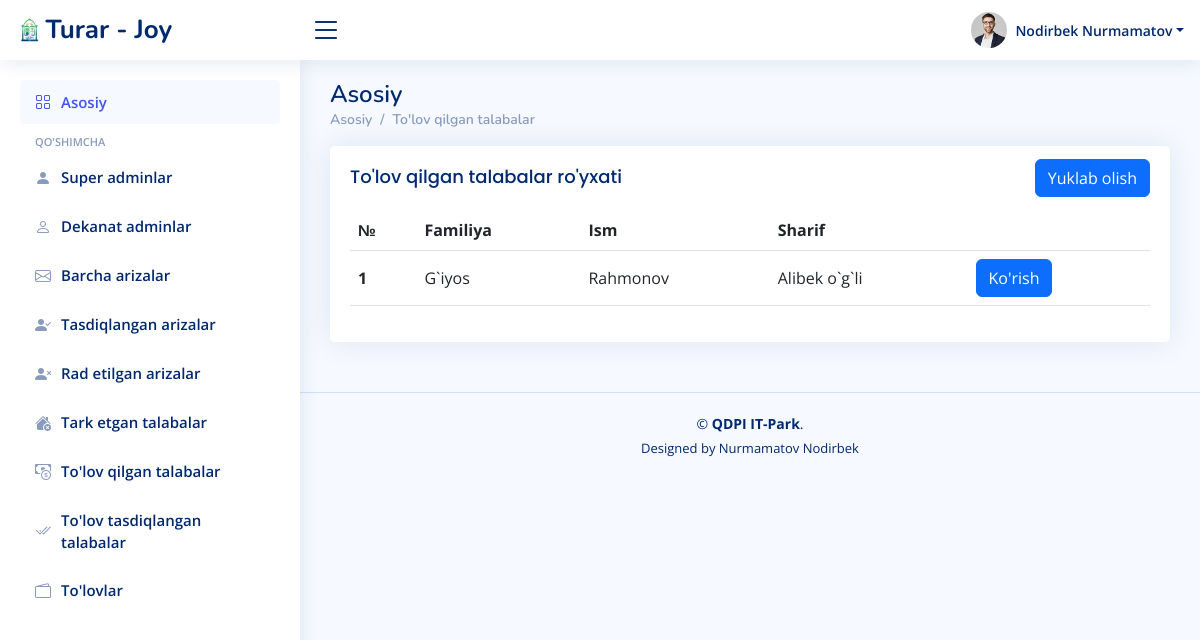
The page /ariza/barcha_tolovlar/ on the database its author committed.
### ariza/models.py (models this page shows)
class Tolov(models.Model):
    talaba_id = models.CharField(max_length=100)
    first_name = models.CharField(max_length=100)
    last_name = models.CharField(max_length=100)
    sharif = models.CharField(max_length=100)
    narhi = models.CharField(max_length=100)
    kivtansiya = models.FileField(upload_to='kivtansiya/')
    tasdiqlash = models.CharField(max_length=100, blank=True)
    sana = models.DateTimeField(auto_now_add=True)

### ariza/views.py (the view)
# urls.py: path('barcha_tolovlar/', barcha_tolovlar, name='barcha_tolovlar'),
def barcha_tolovlar(request):
    talabalar = User.objects.filter(lavozim='talaba')
    tolovlar = Tolov.objects.filter(tasdiqlash='')
    arizalar = Ariza.objects.all()
    contex = {
        'tolovlar': tolovlar,
        'talabalar':talabalar,
        'arizalar':arizalar,
    }
    return render(request, 'superadmin/barcha_tolovlar.html', contex)

### templates/superadmin/barcha_tolovlar.html (shortened to what this page needs)
{% load static %}
<!DOCTYPE html>
<html lang="en">
<head>
  <link href="{% static '/assets/vendor/bootstrap/css/bootstrap.min.css' %}" rel="stylesheet">
  <link href="{% static '/assets/vendor/bootstrap-icons/bootstrap-icons.css' %}" rel="stylesheet">
  <link href="{% static '/assets/vendor/simple-datatables/style.css' %}" rel="stylesheet">
  <link href="{% static '/assets/css/style.css' %}" rel="stylesheet">
</head>
<body>
  <header id="header" class="header fixed-top d-flex align-items-center">
    <div class="d-flex align-items-center justify-content-between">
      <a href="{% url 'home' %}" class="logo d-flex align-items-center">
        <img src="{% static '/assets/img/logo.png' %}" alt="">
        <span class="d-none d-lg-block"> Turar - Joy</span>
      </a>
      <i class="bi bi-list toggle-sidebar-btn"></i>
    </div>
    <nav class="header-nav ms-auto">
      <ul class="d-flex align-items-center">
        <li class="nav-item dropdown pe-3">
          <a class="nav-link nav-profile d-flex align-items-center pe-0" href="#" data-bs-toggle="dropdown">
            <img src="{% static '/assets/img/profile-img.jpg' %}" alt="Profile" class="rounded-circle">
            <span class="d-none d-md-block dropdown-toggle ps-2">Nodirbek Nurmamatov</span>
          </a>
        </li>
      </ul>
    </nav>
  </header>
  <aside id="sidebar" class="sidebar">
    <ul class="sidebar-nav" id="sidebar-nav">
      <li class="nav-item">
        <a class="nav-link " href="{% url 'home' %}">
          <i class="bi bi-grid"></i>
          <span>Asosiy</span>
        </a>
      </li>
      <li class="nav-heading">Qo'shimcha</li>
      <li class="nav-item">
        <a class="nav-link collapsed" href="{% url 'superadminlar' %}">
          <i class="bi bi-person-fill"></i>
          <span>Super adminlar</span>
        </a>
      </li>
      <li class="nav-item">
        <a class="nav-link collapsed" href="{% url 'dekanatadminlar' %}">
          <i class="bi bi-person"></i>
          <span>Dekanat adminlar</span>
        </a>
      </li>
      <li class="nav-item">
        <a class="nav-link collapsed" href="{% url 'barcha_arizalar' %}">
          <i class="bi bi-envelope"></i>
          <span>Barcha arizalar</span>
        </a>
      </li>
      <li class="nav-item">
        <a class="nav-link collapsed" href="{% url 'tasdiqlangan' %}">
          <i class="bi bi-person-check-fill"></i>
          <span>Tasdiqlangan arizalar</span>
        </a>
      </li>
      <li class="nav-item">
        <a class="nav-link collapsed" href="{% url 'radetilgan' %}">
          <i class="bi bi-person-x-fill"></i>
          <span>Rad etilgan arizalar</span>
        </a>
      </li>
      <li class="nav-item">
        <a class="nav-link collapsed" href="{% url 'tark_etgan_talaba' %}">
          <i class="bi bi-house-x-fill"></i>
          <span>Tark etgan talabalar</span>
        </a>
      </li>
      <li class="nav-item">
        <a class="nav-link collapsed" href="{% url 'barcha_tolovlar' %}">
          <i class="bi bi-cash-coin"></i>
          <span>To'lov qilgan talabalar</span>
        </a>
      </li>
      <li class="nav-item">
        <a class="nav-link collapsed" href="{% url 'tasdiqlangan_tolov' %}">
          <i class="bi bi-check2-all"></i>
          <span>To'lov tasdiqlangan talabalar</span>
        </a>
      </li>
      <li class="nav-item">
        <a class="nav-link collapsed" href="{% url 'hisob_varoq' %}">
          <i class="bi bi-wallet2"></i>
          <span>To'lovlar</span>
        </a>
      </li>
    </ul>
  </aside>
    <main id="main" class="main">
        <div class="pagetitle">
            <h1>Asosiy</h1>
            <nav>
                <ol class="breadcrumb">
                    <li class="breadcrumb-item"><a href="index.html">Asosiy</a></li>
                    <li class="breadcrumb-item active"><a href="pay.html">To'lov qilgan talabalar</a></li>
                </ol>
            </nav>
        </div>
        <section class="section dashboard">
            <div class="row">
                <div class="col-lg-12">
                    <div class="card">
                        <div class="card-body">
                            <div class="d-flex align-items-center justify-content-between">
                                <h5 class="card-title">To'lov qilgan talabalar ro'yxati</h5>
                                <a class="btn btn-primary" href="#">Yuklab olish</a>
                            </div>
                            <table class="table datatable">
                                <thead>
                                    <tr>
                                        <th scope="col">№</th>
                                        <th scope="col">Familiya</th>
                                        <th scope="col">Ism</th>
                                        <th scope="col">Sharif</th>
                                        <th></th>
                                    </tr>
                                </thead>
                                    <tbody>
                                      {% for t in tolovlar %}
                                        <tr>
                                          <th scope="row">1</th>
                                          <td>{{t.first_name}}</td>
                                          <td>{{t.last_name}}</td>
                                          <td>{{t.sharif}}</td>
                                          <td><a class="btn btn-primary" href="{% url 'talaba_tolov_malumotlar' t.talaba_id %}">Ko'rish</a></td>
                                        </tr>
                                        {% endfor %}
                                    </tbody>
                            </table>
                        </div>
                    </div>
                </div>
            </div>
        </section>
    </main>
    <footer id="footer" class="footer">
        <div class="copyright">
            &copy; <strong><span>QDPI IT-Park</span></strong>.
        </div>
        <div class="credits">
            Designed by Nurmamatov Nodirbek
        </div>
    </footer>
</body>
</html>

### static/assets/css/style.css (style rules this page uses)
:root { scroll-behavior: smooth; }
body { font-family: "Open Sans", sans-serif; background: #f6f9ff; color: #444444; }
a { color: #4154f1; text-decoration: none; }
h1, h2, h3, h4, h5, h6 { font-family: "Nunito", sans-serif; }
#main { margin-top: 60px; padding: 20px 30px; transition: all 0.3s; }
.pagetitle { margin-bottom: 10px; }
.pagetitle h1 { font-size: 24px; margin-bottom: 0; font-weight: 600; color: #012970; }
.card { margin-bottom: 30px; border: none; border-radius: 5px; box-shadow: 0px 0 30px rgba(1, 41, 112, 0.1); }
.card-title { padding: 20px 0 15px 0; font-size: 18px; font-weight: 500; color: #012970; font-family: "Poppins", sans-serif; }
.card-body { padding: 0 20px 20px 20px; }
.breadcrumb { font-size: 14px; font-family: "Nunito", sans-serif; color: #899bbd; font-weight: 600; }
.breadcrumb a { color: #899bbd; transition: 0.3s; }
.breadcrumb .breadcrumb-item::before { color: #899bbd; }
.breadcrumb .active { color: #51678f; font-weight: 600; }
.logo { line-height: 1; }
@media (min-width: 1200px) { .logo { width: 280px; } }
.logo img { max-height: 26px; margin-right: 6px; }
.logo span { font-size: 26px; font-weight: 700; color: #012970; font-family: "Nunito", sans-serif; }
.header { transition: all 0.5s; z-index: 997; height: 60px; box-shadow: 0px 2px 20px rgba(1, 41, 112, 0.1); background-color: #fff; padding-left: 20px; }
.header .toggle-sidebar-btn { font-size: 32px; padding-left: 10px; cursor: pointer; color: #012970; }
.header-nav ul { list-style: none; }
.header-nav>ul { margin: 0; padding: 0; }
.header-nav .nav-profile { color: #012970; }
.header-nav .nav-profile img { max-height: 36px; }
.header-nav .nav-profile span { font-size: 14px; font-weight: 600; }
.sidebar { position: fixed; top: 60px; left: 0; bottom: 0; width: 300px; z-index: 996; transition: all 0.3s; padding: 20px; overflow-y: auto; scrollbar-width: thin; scrollbar-color: #aab7cf transparent; box-shadow: 0px 0px 20px rgba(1, 41, 112, 0.1); background-color: #fff; }
@media (min-width: 1200px) { #main, #footer { margin-left: 300px; } }
.sidebar-nav { padding: 0; margin: 0; list-style: none; }
.sidebar-nav li { padding: 0; margin: 0; list-style: none; }
.sidebar-nav .nav-item { margin-bottom: 5px; }
.sidebar-nav .nav-heading { font-size: 11px; text-transform: uppercase; color: #899bbd; font-weight: 600; margin: 10px 0 5px 15px; }
.sidebar-nav .nav-link { display: flex; align-items: center; font-size: 15px; font-weight: 600; color: #4154f1; transition: 0.3; background: #f6f9ff; padding: 10px 15px; border-radius: 4px; }
.sidebar-nav .nav-link i { font-size: 16px; margin-right: 10px; color: #4154f1; }
.sidebar-nav .nav-link.collapsed { color: #012970; background: #fff; }
.sidebar-nav .nav-link.collapsed i { color: #899bbd; }
.footer { padding: 20px 0; font-size: 14px; transition: all 0.3s; border-top: 1px solid #cddfff; }
.footer .copyright { text-align: center; color: #012970; }
.footer .credits { padding-top: 5px; text-align: center; font-size: 13px; color: #012970; }
th, td { vertical-align: middle !important; }

### rows shown on the page
Tolov: first_name "G`iyos", last_name "Rahmonov", sharif "Alibek o`g`li"
